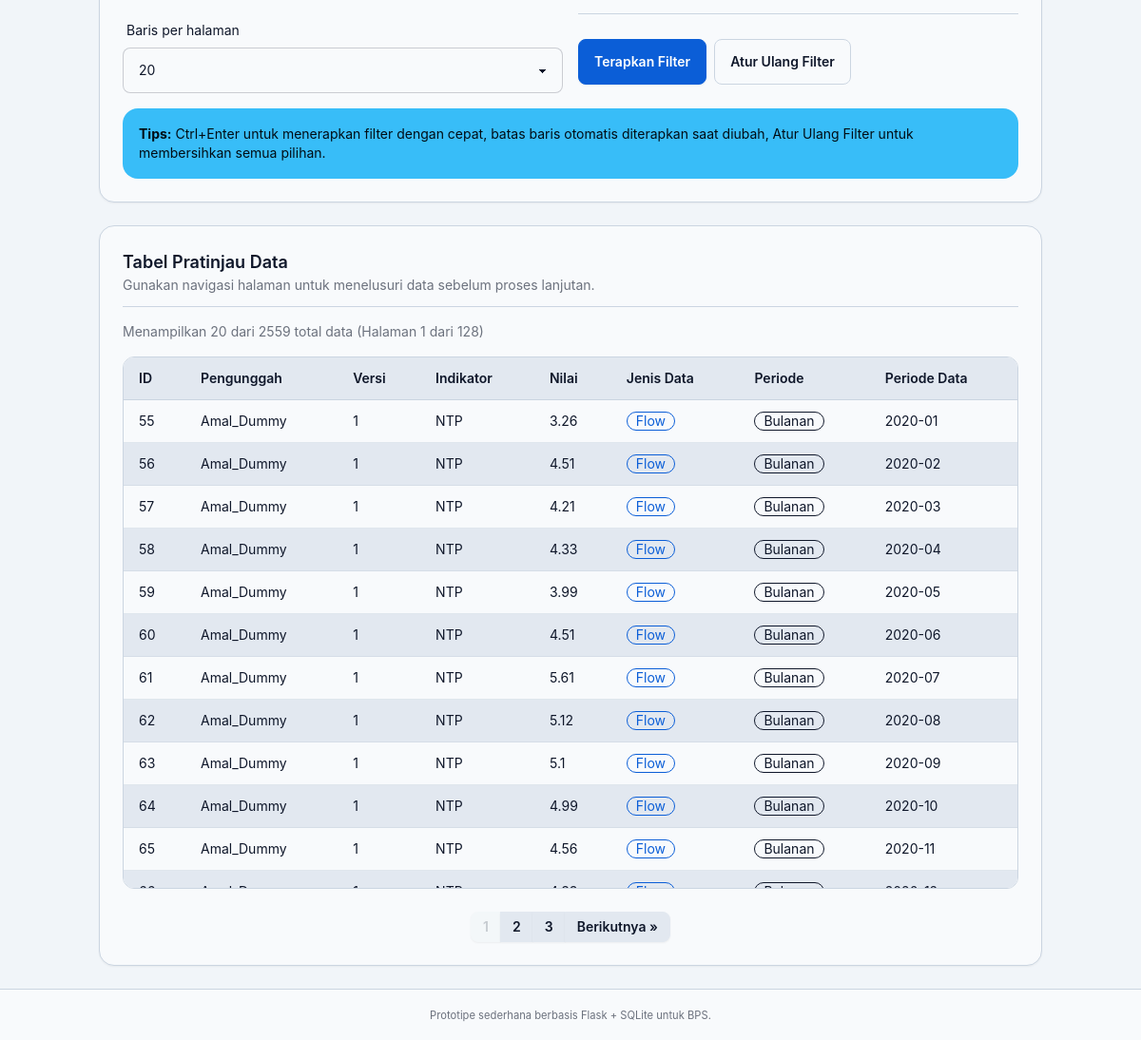
Before: /preview-data (lower part) with the older database file.
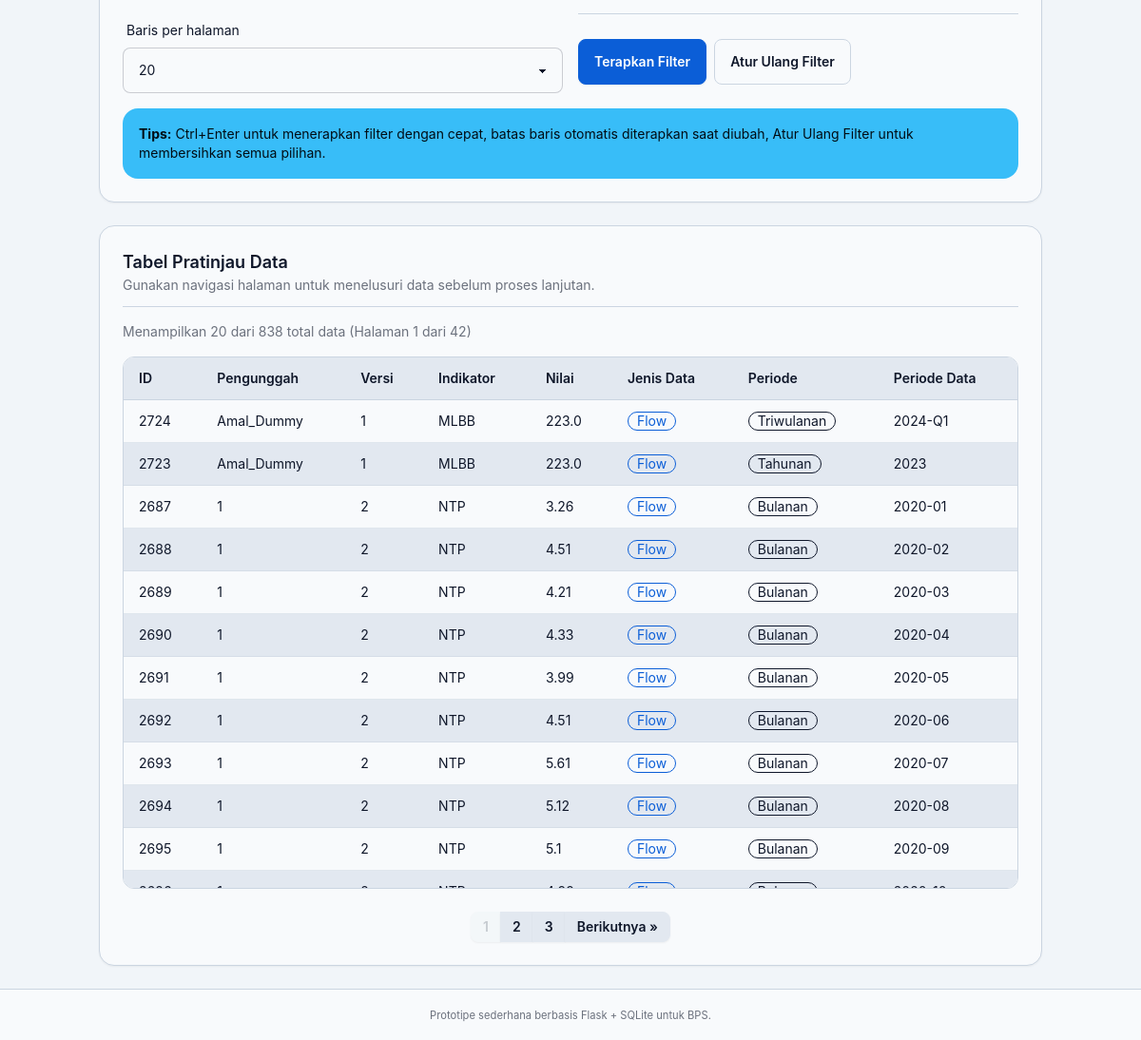
After: the same page with the newer database file.
### tables this page shows
CREATE TABLE data_entries (
                id INTEGER PRIMARY KEY AUTOINCREMENT,
                uploader_name TEXT NOT NULL,
                version TEXT NOT NULL,
                template_type TEXT,
                data_type TEXT,
                time_period TEXT,
                indicator_name TEXT NOT NULL,
                value REAL,
                unit TEXT,
                region_code TEXT,
                year INTEGER,
                month INTEGER,
                quarter INTEGER,
                created_at TEXT NOT NULL
            );

### routes/pages.py (the view)
def preview_data():
    data_type = request.args.get("data_type", "")
    time_period = request.args.get("time_period", "")
    uploader = request.args.get("uploader", "")
    indicator = request.args.get("indicator", "")
    period_start, period_end = get_period_range_params(request.args)
    value_min, value_max = get_value_range_params(request.args)
    page, limit, offset = parse_entries_pagination(request)
    summary = fetch_aggregated_summary()
    qkw = entries_query_kwargs(
        data_type,
        time_period,
        uploader,
        indicator,
        period_start,
        period_end,
        value_min,
        value_max,
    )
    entries = query_data_entries(**qkw, limit=limit, offset=offset)
    total_entries = get_total_entries_count(**qkw)
    filters = build_entries_filters_ui_dict(
        data_type=data_type,
        time_period=time_period,
        uploader=uploader,
        indicator=indicator,
        period_start=period_start,
        period_end=period_end,
        value_min=value_min,
        value_max=value_max,
        page=page,
        limit=limit,
        total_entries=total_entries,
    )
    filter_options = get_filter_options()
    return render_template(
        "preview.html", summary=summary, entries=entries, filters=filters, filter_options=filter_options
    )

### models/browse.py (called while the page is built)
def get_filter_options() -> Dict[str, List[str]]:
    with closing(get_conn()) as conn:
        uploaders = conn.execute(
            "SELECT DISTINCT uploader_name FROM data_entries ORDER BY uploader_name"
        ).fetchall()
        uploader_list = [row["uploader_name"] for row in uploaders]
        indicators = conn.execute(
            "SELECT DISTINCT indicator_name FROM data_entries ORDER BY indicator_name"
        ).fetchall()
        indicator_list = [row["indicator_name"] for row in indicators]
        return {
            "uploaders": uploader_list,
            "indicators": indicator_list
        }

### models/connection.py (called while the page is built)
def get_conn() -> sqlite3.Connection:
    import models as _models_pkg
    path = str(_models_pkg.DB_PATH)
    conn = sqlite3.connect(path, detect_types=sqlite3.PARSE_DECLTYPES)
    conn.row_factory = sqlite3.Row
    return conn

### services/aggregation.py (called while the page is built)
def fetch_aggregated_summary() -> Dict:
    cached = load_cached_summary()
    if cached:
        return cached
    return refresh_aggregated_summary()

### services/period_filters.py (called while the page is built, shortened)
def parse_period_filter_value(
    period_value: Optional[str],
) -> tuple[Optional[int], Optional[int], Optional[int]]:
    if not period_value:
        return None, None, None

### templates/preview.html (shortened to what this page needs)
{% extends "base_tailwind.html" %}
{% block content %}
{% include "partials/_preview_filters.html" %}
<section class="panel">
    <div class="section-title">
        <div>
            <h3 class="text-lg font-semibold">Tabel Pratinjau Data</h3>
            <p class="hint">Gunakan navigasi halaman untuk menelusuri data sebelum proses lanjutan.</p>
        </div>
    </div>
    {% include "partials/_preview_table.html" %}
</section>
{% endblock %}

### templates/partials/_preview_table.html (shortened to what this page needs)
{% if entries %}
<div class="toolbar justify-between mb-4 text-sm text-base-content/60">
    <div>
        Menampilkan {{ entries|length }} dari {{ filters.total_entries }} total data
        (Halaman {{ filters.page }} dari {{ filters.total_pages }})
    </div>
</div>
<div class="data-table-wrap data-table-wrap--sticky">
    <table class="data-table">
        <thead class="text-sm">
            <tr>
                <th>ID</th>
                <th>Pengunggah</th>
                <th>Versi</th>
                <th>Indikator</th>
                <th>Nilai</th>
                <th>Jenis Data</th>
                <th>Periode</th>
                <th>Periode Data</th>
            </tr>
        </thead>
        <tbody>
            {% for row in entries %}
            <tr>
                <td>{{ row.id }}</td>
                <td>{{ row.uploader_name }}</td>
                <td>{{ row.version }}</td>
                <td>{{ row.indicator_name }}</td>
                <td>{{ row.value }}</td>
                <td>{% include "partials/_data_type_badge.html" %}</td>
                <td>{% include "partials/_time_period_badge.html" %}</td>
                <td>{{ row.tanggal_data }}</td>
            </tr>
            {% endfor %}
        </tbody>
    </table>
</div>
{% set pagination_aria_label = "Paginasi pratinjau data" %}
{% set pagination_endpoint = "preview_data" %}
{% include "partials/_pagination.html" %}
{% else %}
{% set message = "Ubah filter atau unggah data baru untuk melihat hasil pratinjau." %}
{% endif %}

### templates/partials/_data_type_badge.html
{% set _badge_row = row if row is defined else entry if entry is defined else None %}
{% if _badge_row and _badge_row.data_type == 'flow' %}
<span class="badge badge-primary badge-outline">Flow</span>
{% elif _badge_row and _badge_row.data_type == 'stock' %}
<span class="badge badge-accent badge-outline">Stock</span>
{% else %}
<span class="badge badge-outline">{{ _badge_row.data_type if _badge_row else '' }}</span>
{% endif %}

### templates/partials/_time_period_badge.html
{% set _badge_row = row if row is defined else entry if entry is defined else None %}
{% if _badge_row and _badge_row.time_period == 'monthly' %}
<span class="badge badge-outline">Bulanan</span>
{% elif _badge_row and _badge_row.time_period == 'quarterly' %}
<span class="badge badge-outline">Triwulanan</span>
{% elif _badge_row and _badge_row.time_period == 'yearly' %}
<span class="badge badge-outline">Tahunan</span>
{% else %}
<span class="badge badge-outline">{{ _badge_row.time_period if _badge_row else '' }}</span>
{% endif %}

Changed rows visible on the page:
no longer on this page (row unchanged): data_entries: id "55", uploader_name "Amal_Dummy", version "1", indicator_name "NTP", value "3.26", data_type "Flow", time_period "Bulanan", tanggal_data "2020-01"
no longer on this page (row unchanged): data_entries: id "56", uploader_name "Amal_Dummy", version "1", indicator_name "NTP", value "4.51", data_type "Flow", time_period "Bulanan", tanggal_data "2020-02"
no longer on this page (row unchanged): data_entries: id "57", uploader_name "Amal_Dummy", version "1", indicator_name "NTP", value "4.21", data_type "Flow", time_period "Bulanan", tanggal_data "2020-03"
no longer on this page (row unchanged): data_entries: id "58", uploader_name "Amal_Dummy", version "1", indicator_name "NTP", value "4.33", data_type "Flow", time_period "Bulanan", tanggal_data "2020-04"
no longer on this page (row unchanged): data_entries: id "59", uploader_name "Amal_Dummy", version "1", indicator_name "NTP", value "3.99", data_type "Flow", time_period "Bulanan", tanggal_data "2020-05"
no longer on this page (row unchanged): data_entries: id "60", uploader_name "Amal_Dummy", version "1", indicator_name "NTP", value "4.51", data_type "Flow", time_period "Bulanan", tanggal_data "2020-06"
no longer on this page (row unchanged): data_entries: id "61", uploader_name "Amal_Dummy", version "1", indicator_name "NTP", value "5.61", data_type "Flow", time_period "Bulanan", tanggal_data "2020-07"
no longer on this page (row unchanged): data_entries: id "62", uploader_name "Amal_Dummy", version "1", indicator_name "NTP", value "5.12", data_type "Flow", time_period "Bulanan", tanggal_data "2020-08"
no longer on this page (row unchanged): data_entries: id "63", uploader_name "Amal_Dummy", version "1", indicator_name "NTP", value "5.1", data_type "Flow", time_period "Bulanan", tanggal_data "2020-09"
no longer on this page (row unchanged): data_entries: id "64", uploader_name "Amal_Dummy", version "1", indicator_name "NTP", value "4.99", data_type "Flow", time_period "Bulanan", tanggal_data "2020-10"
no longer on this page (row unchanged): data_entries: id "65", uploader_name "Amal_Dummy", version "1", indicator_name "NTP", value "4.56", data_type "Flow", time_period "Bulanan", tanggal_data "2020-11"
added data_entries: id "2724", uploader_name "Amal_Dummy", version "1", indicator_name "MLBB", value "223.0", data_type "Flow", time_period "Triwulanan", tanggal_data "2024-Q1"
added data_entries: id "2723", uploader_name "Amal_Dummy", version "1", indicator_name "MLBB", value "223.0", data_type "Flow", time_period "Tahunan", tanggal_data "2023"
added data_entries: id "2687", uploader_name "1", version "2", indicator_name "NTP", value "3.26", data_type "Flow", time_period "Bulanan", tanggal_data "2020-01"
added data_entries: id "2688", uploader_name "1", version "2", indicator_name "NTP", value "4.51", data_type "Flow", time_period "Bulanan", tanggal_data "2020-02"
added data_entries: id "2689", uploader_name "1", version "2", indicator_name "NTP", value "4.21", data_type "Flow", time_period "Bulanan", tanggal_data "2020-03"
added data_entries: id "2690", uploader_name "1", version "2", indicator_name "NTP", value "4.33", data_type "Flow", time_period "Bulanan", tanggal_data "2020-04"
added data_entries: id "2691", uploader_name "1", version "2", indicator_name "NTP", value "3.99", data_type "Flow", time_period "Bulanan", tanggal_data "2020-05"
added data_entries: id "2692", uploader_name "1", version "2", indicator_name "NTP", value "4.51", data_type "Flow", time_period "Bulanan", tanggal_data "2020-06"
added data_entries: id "2693", uploader_name "1", version "2", indicator_name "NTP", value "5.61", data_type "Flow", time_period "Bulanan", tanggal_data "2020-07"
added data_entries: id "2694", uploader_name "1", version "2", indicator_name "NTP", value "5.12", data_type "Flow", time_period "Bulanan", tanggal_data "2020-08"
added data_entries: id "2695", uploader_name "1", version "2", indicator_name "NTP", value "5.1", data_type "Flow", time_period "Bulanan", tanggal_data "2020-09"
Other visible differences:
{{ filters.total_entries }}: "2559" → "838"
{{ filters.total_pages }}: "128" → "42"
